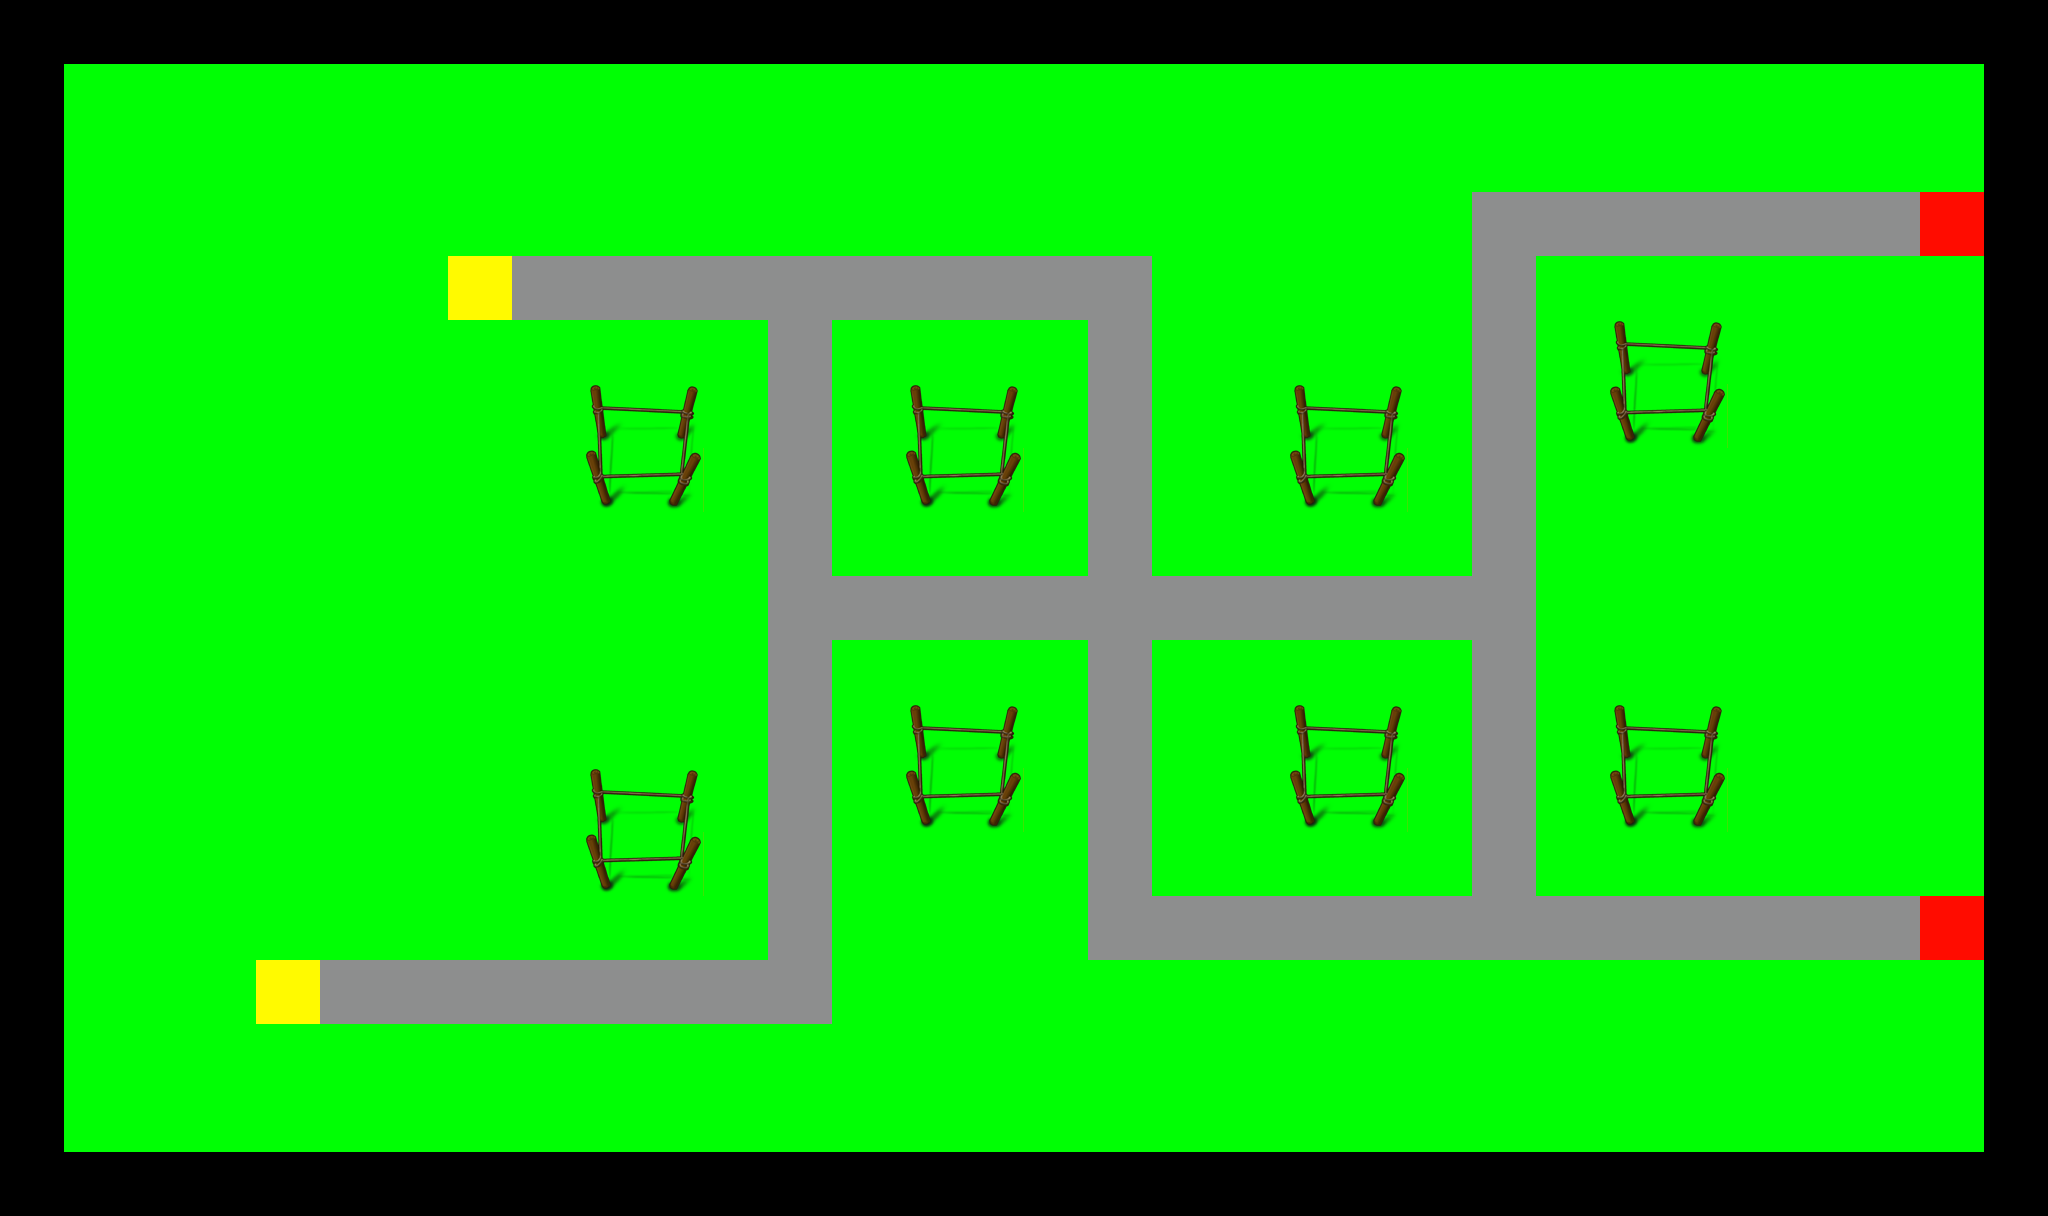

The image is a tile-based game level rendered from a .tmx file. Its description and complete source (layers, tilesets, objects, tile grids) follow:
An orthogonal 32x19 tile map with 64x64 px tiles, 1 tile layer (Border).

<map version="1.0" orientation="orthogonal" renderorder="right-down" width="32" height="19" tilewidth="64" tileheight="64" nextobjectid="1">
 <tileset firstgid="1" name="sprite" tilewidth="64" tileheight="64" tilecount="12">
  <image source="../../sprite.png" width="768" height="64" />
 </tileset>
 <layer name="Border" width="32" height="19">
  <data encoding="csv">
3,3,3,3,3,3,3,3,3,3,3,3,3,3,3,3,3,3,3,3,3,3,3,3,3,3,3,3,3,3,3,3,
3,2,2,2,2,2,2,2,2,2,2,2,2,2,2,2,2,2,2,2,2,2,2,2,2,2,2,2,2,2,2,3,
3,2,2,2,2,2,2,2,2,2,2,2,2,2,2,2,2,2,2,2,2,2,2,2,2,2,2,2,2,2,2,3,
3,2,2,2,2,2,2,2,2,2,2,2,2,2,2,2,2,2,2,2,2,2,2,4,4,4,4,4,4,4,1,3,
3,2,2,2,2,2,2,5,4,4,4,4,4,4,4,4,4,4,2,2,2,2,2,4,2,2,2,2,2,2,2,3,
3,2,2,2,2,2,2,2,2,2,2,2,4,2,2,2,2,4,2,2,2,2,2,4,2,7,8,2,2,2,2,3,
3,2,2,2,2,2,2,2,2,7,8,2,4,2,7,8,2,4,2,2,7,8,2,4,2,9,10,2,2,2,2,3,
3,2,2,2,2,2,2,2,2,9,10,2,4,2,9,10,2,4,2,2,9,10,2,4,2,2,2,2,2,2,2,3,
3,2,2,2,2,2,2,2,2,2,2,2,4,2,2,2,2,4,2,2,2,2,2,4,2,2,2,2,2,2,2,3,
3,2,2,2,2,2,2,2,2,2,2,2,4,4,4,4,4,4,4,4,4,4,4,4,2,2,2,2,2,2,2,3,
3,2,2,2,2,2,2,2,2,2,2,2,4,2,2,2,2,4,2,2,2,2,2,4,2,2,2,2,2,2,2,3,
3,2,2,2,2,2,2,2,2,2,2,2,4,2,7,8,2,4,2,2,7,8,2,4,2,7,8,2,2,2,2,3,
3,2,2,2,2,2,2,2,2,7,8,2,4,2,9,10,2,4,2,2,9,10,2,4,2,9,10,2,2,2,2,3,
3,2,2,2,2,2,2,2,2,9,10,2,4,2,2,2,2,4,2,2,2,2,2,4,2,2,2,2,2,2,2,3,
3,2,2,2,2,2,2,2,2,2,2,2,4,2,2,2,2,4,4,4,4,4,4,4,4,4,4,4,4,4,1,3,
3,2,2,2,5,4,4,4,4,4,4,4,4,2,2,2,2,2,2,2,2,2,2,2,2,2,2,2,2,2,2,3,
3,2,2,2,2,2,2,2,2,2,2,2,2,2,2,2,2,2,2,2,2,2,2,2,2,2,2,2,2,2,2,3,
3,2,2,2,2,2,2,2,2,2,2,2,2,2,2,2,2,2,2,2,2,2,2,2,2,2,2,2,2,2,2,3,
3,3,3,3,3,3,3,3,3,3,3,3,3,3,3,3,3,3,3,3,3,3,3,3,3,3,3,3,3,3,3,3
</data>
 </layer>
</map>